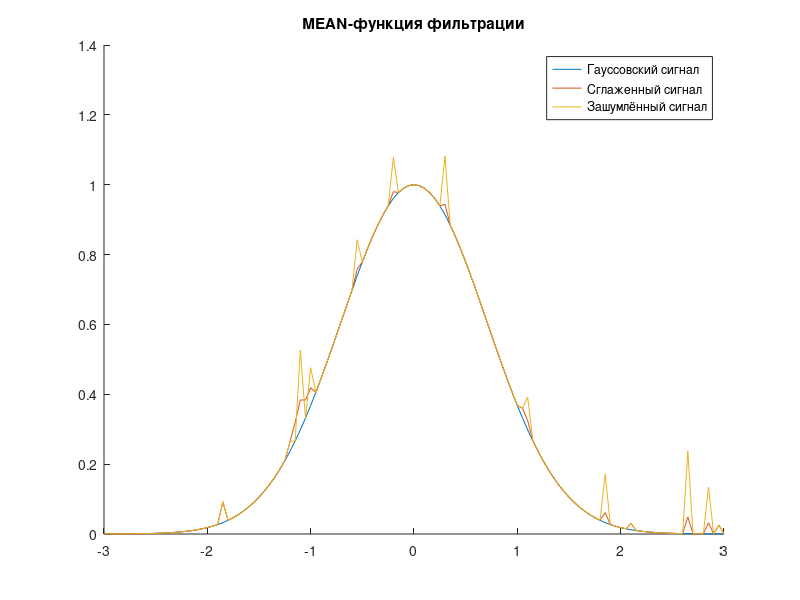
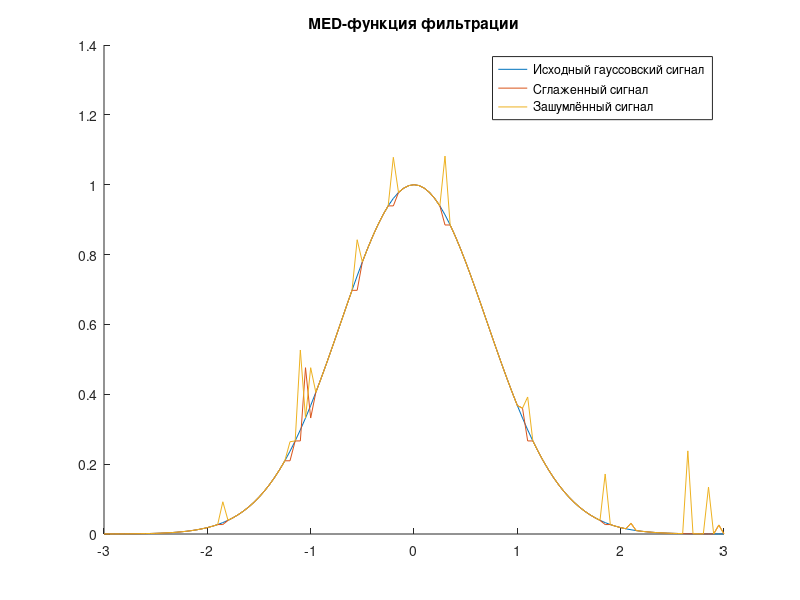

Write MATLAB code to recreate these figures, in order.
function lab_08()
    F = 3; 
    dt = 0.05;
    x = -F:dt:F;
    yx = mygaussignal(x); 
    ux = mygaussignal(x);
    uxbase = mygaussignal(x);
    N = length(yx); 

    a = 0.25;
    epsv = 0.05;
    
    pxx = 15;                          % количество импульсов
    px = a .* rand(1, pxx);            % амплитуда импульсов
    pos = round(N .* rand(1, pxx));    % позиция импульсов

    for i = 1 : 1 : pxx
        ux(pos(i)) = ux(pos(i)) + px(i); 
        uxbase(pos(i)) = uxbase(pos(i)) + px(i); 
    end

    for i = 1 : 1 : N
        smthm = mean(ux, i); 
        if (abs(ux(i) - smthm) > epsv)
            ux(i) = smthm; 
        end
    end

    figure
    title(['MEAN-функция фильтрации']);
    hold on; 
    plot(x, yx);
    plot(x, ux); 
    plot(x, uxbase); 
    legend('Гауссовский сигнал','Сглаженный сигнал', 'Зашумлённый сигнал');
    hold off; 

    uxbase = mygaussignal(x);
    ux = mygaussignal(x);

    for i = 1 : 1 : pxx
        ux(pos(i)) = ux(pos(i)) + px(i); 
        uxbase(pos(i)) = uxbase(pos(i)) + px(i); 
    end

    for i = 1 : 1 : N
        smthm = med(uxbase, i); 
        if (abs(ux(i) - smthm) > epsv)
            ux(i) = smthm; 
        end
    end

    figure 
    title(['MED-функция фильтрации']);
    hold on; 
    plot(x, yx);
    plot(x, ux);
    plot(x, uxbase);
    legend('Исходный гауссовский сигнал','Сглаженный сигнал', 'Зашумлённый сигнал');
    hold off;
end

function y = mean(ux, i)
    r = 0;
    imin = i - 2; 
    imax = i + 2; 
    for j = imin : 1 : imax
        if (j > 0 && j < (length(ux) + 1))
            r = r + ux(j); 
        end
    end
    r = r / 5; 
    y = r; 
end

function y = med(ux, i)
    imin = i - 1; 
    imax = i + 1; 
    ir = 0; 
    if (imin < 1)
        ir = ux(imax); 
    else
        if (imax > length(ux))
            ir = ux(imin); 
        else
            if (ux(imax) > ux(imin))
                ir = ux(imin); 
            else
                ir = ux(imax); 
            end
        end
    end
    y = ir; 
end

function y = mygaussignal(x)
    a = 1;
    sigma = 1; 
    y = a * exp(-x.^2 / sigma ^ 2); 
end